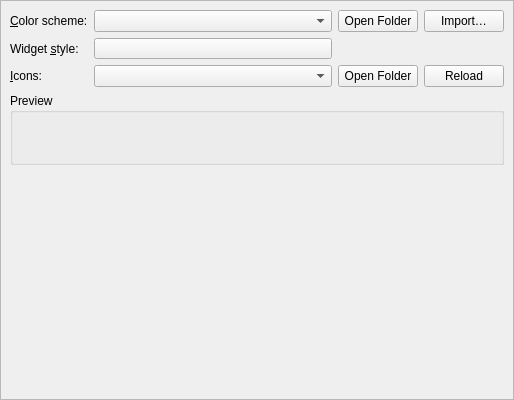
<?xml version="1.0" encoding="UTF-8"?>
<ui version="4.0">
 <class>AppearancePage</class>
 <widget class="QWidget" name="AppearancePage">
  <property name="geometry">
   <rect>
    <x>0</x>
    <y>0</y>
    <width>514</width>
    <height>400</height>
   </rect>
  </property>
  <property name="sizePolicy">
   <sizepolicy hsizetype="MinimumExpanding" vsizetype="MinimumExpanding">
    <horstretch>0</horstretch>
    <verstretch>0</verstretch>
   </sizepolicy>
  </property>
  <layout class="QVBoxLayout" name="mainLayout">
   <property name="leftMargin">
    <number>0</number>
   </property>
   <property name="topMargin">
    <number>0</number>
   </property>
   <property name="rightMargin">
    <number>0</number>
   </property>
   <property name="bottomMargin">
    <number>0</number>
   </property>
   <item>
    <widget class="QScrollArea" name="scrollArea">
     <property name="widgetResizable">
      <bool>true</bool>
     </property>
     <widget class="QWidget" name="scrollAreaContents">
      <property name="geometry">
       <rect>
        <x>0</x>
        <y>0</y>
        <width>512</width>
        <height>398</height>
       </rect>
      </property>
      <layout class="QVBoxLayout" name="verticalLayout">
       <item>
        <layout class="QGridLayout" name="themeGridLayout">
         <item row="0" column="0">
          <widget class="QLabel" name="colorSchemeLabel">
           <property name="text">
            <string>&amp;Color scheme:</string>
           </property>
           <property name="buddy">
            <cstring>colorSchemeComboBox</cstring>
           </property>
          </widget>
         </item>
         <item row="0" column="1">
          <widget class="QComboBox" name="colorSchemeComboBox">
           <property name="sizePolicy">
            <sizepolicy hsizetype="Expanding" vsizetype="Fixed">
             <horstretch>0</horstretch>
             <verstretch>0</verstretch>
            </sizepolicy>
           </property>
           <property name="focusPolicy">
            <enum>Qt::FocusPolicy::StrongFocus</enum>
           </property>
          </widget>
         </item>
         <item row="0" column="2">
          <widget class="QPushButton" name="colorSchemeFolderButton">
           <property name="toolTip">
            <string>Open the folder for your own color schemes (.colors files, as KDE uses them).</string>
           </property>
           <property name="text">
            <string>Open Folder</string>
           </property>
          </widget>
         </item>
         <item row="0" column="3">
          <widget class="QPushButton" name="colorSchemeImportButton">
           <property name="toolTip">
            <string>Add a color scheme from a .colors file. It is listed the next time MeshMC starts.</string>
           </property>
           <property name="text">
            <string>Import…</string>
           </property>
          </widget>
         </item>
         <item row="1" column="0">
          <widget class="QLabel" name="styleLabel">
           <property name="text">
            <string>Widget &amp;style:</string>
           </property>
           <property name="buddy">
            <cstring>styleButton</cstring>
           </property>
          </widget>
         </item>
         <item row="1" column="1">
          <widget class="QToolButton" name="styleButton">
           <property name="sizePolicy">
            <sizepolicy hsizetype="Expanding" vsizetype="Fixed">
             <horstretch>0</horstretch>
             <verstretch>0</verstretch>
            </sizepolicy>
           </property>
           <property name="popupMode">
            <enum>QToolButton::ToolButtonPopupMode::InstantPopup</enum>
           </property>
           <property name="toolButtonStyle">
            <enum>Qt::ToolButtonStyle::ToolButtonTextOnly</enum>
           </property>
          </widget>
         </item>
         <item row="2" column="0">
          <widget class="QLabel" name="iconsLabel">
           <property name="text">
            <string>&amp;Icons:</string>
           </property>
           <property name="buddy">
            <cstring>iconsComboBox</cstring>
           </property>
          </widget>
         </item>
         <item row="2" column="1">
          <widget class="QComboBox" name="iconsComboBox">
           <property name="sizePolicy">
            <sizepolicy hsizetype="Expanding" vsizetype="Fixed">
             <horstretch>0</horstretch>
             <verstretch>0</verstretch>
            </sizepolicy>
           </property>
           <property name="toolTip">
            <string>Your own icon themes are folders with an index.theme in the icons folder. Breeze icons are colored to match the color scheme only while the theme is Breeze.</string>
           </property>
           <property name="focusPolicy">
            <enum>Qt::FocusPolicy::StrongFocus</enum>
           </property>
          </widget>
         </item>
         <item row="2" column="2">
          <widget class="QPushButton" name="iconsFolderButton">
           <property name="toolTip">
            <string>Open the folder for your own icon themes.</string>
           </property>
           <property name="text">
            <string>Open Folder</string>
           </property>
          </widget>
         </item>
         <item row="2" column="3">
          <widget class="QPushButton" name="iconsReloadButton">
           <property name="toolTip">
            <string>Look for icon themes again.</string>
           </property>
           <property name="text">
            <string>Reload</string>
           </property>
          </widget>
         </item>
        </layout>
       </item>
       <item>
        <widget class="QGroupBox" name="previewBox">
         <property name="title">
          <string>Preview</string>
         </property>
         <layout class="QHBoxLayout" name="previewLayout">
          <item>
           <widget class="QToolButton" name="icon1">
            <property name="enabled">
             <bool>false</bool>
            </property>
            <property name="iconSize">
             <size>
              <width>24</width>
              <height>24</height>
             </size>
            </property>
            <property name="autoRaise">
             <bool>true</bool>
            </property>
           </widget>
          </item>
          <item>
           <widget class="QToolButton" name="icon2">
            <property name="enabled">
             <bool>false</bool>
            </property>
            <property name="iconSize">
             <size>
              <width>24</width>
              <height>24</height>
             </size>
            </property>
            <property name="autoRaise">
             <bool>true</bool>
            </property>
           </widget>
          </item>
          <item>
           <widget class="QToolButton" name="icon3">
            <property name="enabled">
             <bool>false</bool>
            </property>
            <property name="iconSize">
             <size>
              <width>24</width>
              <height>24</height>
             </size>
            </property>
            <property name="autoRaise">
             <bool>true</bool>
            </property>
           </widget>
          </item>
          <item>
           <widget class="QToolButton" name="icon4">
            <property name="enabled">
             <bool>false</bool>
            </property>
            <property name="iconSize">
             <size>
              <width>24</width>
              <height>24</height>
             </size>
            </property>
            <property name="autoRaise">
             <bool>true</bool>
            </property>
           </widget>
          </item>
          <item>
           <widget class="QToolButton" name="icon5">
            <property name="enabled">
             <bool>false</bool>
            </property>
            <property name="iconSize">
             <size>
              <width>24</width>
              <height>24</height>
             </size>
            </property>
            <property name="autoRaise">
             <bool>true</bool>
            </property>
           </widget>
          </item>
          <item>
           <widget class="QToolButton" name="icon6">
            <property name="enabled">
             <bool>false</bool>
            </property>
            <property name="iconSize">
             <size>
              <width>24</width>
              <height>24</height>
             </size>
            </property>
            <property name="autoRaise">
             <bool>true</bool>
            </property>
           </widget>
          </item>
          <item>
           <widget class="QToolButton" name="icon7">
            <property name="enabled">
             <bool>false</bool>
            </property>
            <property name="iconSize">
             <size>
              <width>24</width>
              <height>24</height>
             </size>
            </property>
            <property name="autoRaise">
             <bool>true</bool>
            </property>
           </widget>
          </item>
          <item>
           <widget class="QToolButton" name="icon8">
            <property name="enabled">
             <bool>false</bool>
            </property>
            <property name="iconSize">
             <size>
              <width>24</width>
              <height>24</height>
             </size>
            </property>
            <property name="autoRaise">
             <bool>true</bool>
            </property>
           </widget>
          </item>
          <item>
           <spacer name="previewSpacer">
            <property name="orientation">
             <enum>Qt::Orientation::Horizontal</enum>
            </property>
            <property name="sizeHint" stdset="0">
             <size>
              <width>0</width>
              <height>0</height>
             </size>
            </property>
           </spacer>
          </item>
         </layout>
        </widget>
       </item>
       <item>
        <spacer name="verticalSpacer">
         <property name="orientation">
          <enum>Qt::Orientation::Vertical</enum>
         </property>
         <property name="sizeHint" stdset="0">
          <size>
           <width>0</width>
           <height>0</height>
          </size>
         </property>
        </spacer>
       </item>
      </layout>
     </widget>
    </widget>
   </item>
  </layout>
 </widget>
 <tabstops>
  <tabstop>colorSchemeComboBox</tabstop>
  <tabstop>colorSchemeFolderButton</tabstop>
  <tabstop>colorSchemeImportButton</tabstop>
  <tabstop>styleButton</tabstop>
  <tabstop>iconsComboBox</tabstop>
 </tabstops>
 <resources/>
 <connections/>
</ui>
